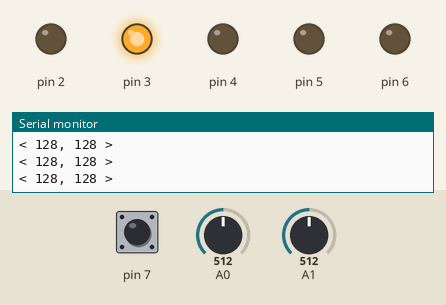
Recording of a sketch running on a simulated Arduino Uno, built with avr-gcc and run on an emulated ATmega328P. Parts: output pins drawn as LEDs (lit = HIGH), the last lines printed to the serial monitor. The test bench sets the inputs (shaded band); at power-on: A0 = 512, pin 7 HIGH, A1 = 512.

Above: at 1.2 s.
1.3 s: A0 set to 493
At 2.0 s:
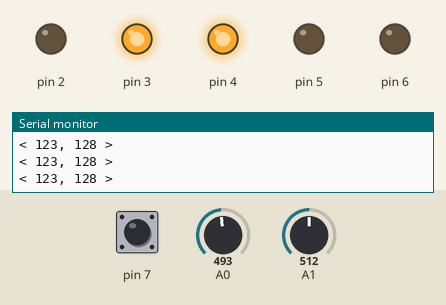
2.8 s: pin 7 pulled LOW for 0.15 s
At 2.88 s:
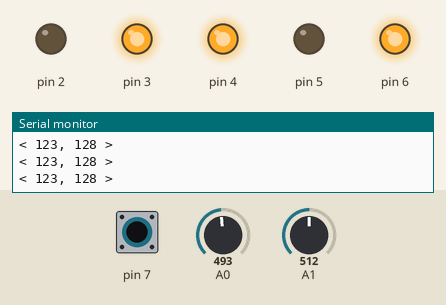
4.4 s: A0 set to 342
7.4 s: A0 set to 327
At 7.9 s:
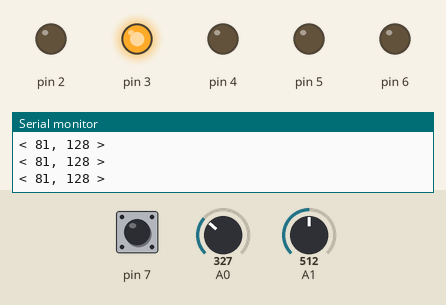
8.9 s: pin 7 pulled LOW for 1 s
At 9.7 s:
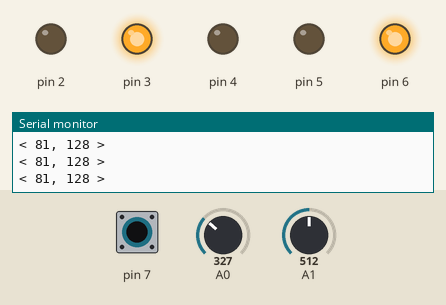
11.4 s: A0 set to 306
At 12.2 s:
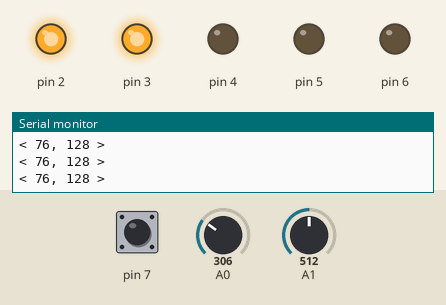
Timing chart, 0 to 13.9 s (numbered marks = the images above; inputs shaded):
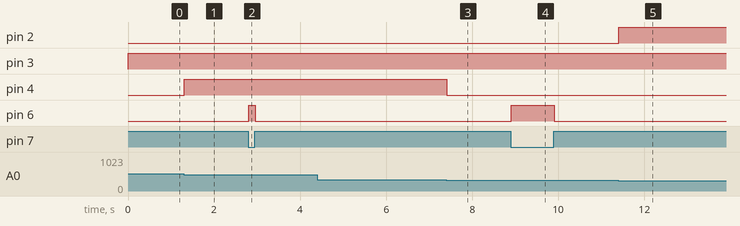

The sketch:

lab5Cps310.ino
```cpp
// Lab 5
// Marwa Kousar
// Student ID:
/*
Overview:
This program uses the Arduino’s ADC (Analog-to-Digital Converter) and digital I/O
to interface with a joystick and control five LEDs based on the joystick’s position
and button press. The joystick’s analog X and Y axis values, read from pins A0 and A1,
are converted into 8-bit digital values ranging from 0 to 255 using the ADC. These values
indicate the position of the joystick along each axis and are processed using AVR inline
assembly to determine directional movement. Depending on the direction (up, down, left, or right),
a corresponding green LED connected to PORTD is lit. Additionally, pressing the joystick button
activates a red LED. All digital I/O logic is implemented in assembly, while analog reading
and serial debugging are handled in C. The program runs in an infinite loop, constantly
reading input and updating outputs in real time.
*/


void analog_init() // Initializes the analog-to-digital converter (ADC) settings
{
  ADCSRA |= (1 << ADEN);  // enable ADC
  ADMUX  |= (1 << REFS0); // Vref AVcc page 255
  ADMUX  |= (1 << ADLAR); // Left justified output for 8bit mode
  ADCSRA |= (1 << ADSC);  // start conversion 1st time will take 25 cycles
}

uint8_t analog8(uint8_t channel) // Reads an 8-bit analog value from the specified channel (e.g., A0 or A1)
{
  ADMUX  &= 0xF0;     //Clearing the last 4 bits of ADMUX
  ADMUX  |= channel;  //Selecting channel (0 = A0, 1 = A1, etc.)
  ADCSRA |= (1 << ADSC); // Start ADC conversion
  while ( ADCSRA & ( 1 << ADSC ) ); // Wait until conversion finishes
  return ADCH;  // Return high byte (8-bit value between 0–255)
}

void setup() {
    Serial.begin(9600); // Start serial communication with 9600 baud rate
    analog_init(); // Initialize analog converter

    // Set PD2–PD6 as outputs for LEDs
    asm("sbi 0x0A, 2"); // Set bit 2 in PORTD for PD2 output
    asm("sbi 0x0A, 3"); // Set bit 3 in PORTD for PD3 output
    asm("sbi 0x0A, 4"); // Set bit 4 in PORTD for PD4 output
    asm("sbi 0x0A, 5"); // Set bit 5 in PORTD for PD5 output
    asm("sbi 0x0A, 6"); // Set bit 6 in PORTD for PD6 output RED LED for button press

    // Configure PD7 as input with pull-up resistor (SW pin of joystick)
    asm("cbi 0x0A, 7"); // Clear bit 7 in PORTD for PD7 input
    asm("sbi 0x0B, 7"); // Set pullup resistor for pin 7 in PORTD

}

void loop()
{

  asm(" start: "); // Start of loop label for rjmp
  // Read joystick's X and Y positions from A0 and A1
  int x_axis = analog8(0);       // Read from A0 (X axis)
  asm(" lds r16, 0x79 ");        // Load 8-bit X value into r16
  int y_axis = analog8(1);       // Read from A1 (Y axis)
  asm(" lds r17, 0x79 ");        // Load 8-bit Y value into r17

  // Click button logic here. Should the button LED be on or off?
  asm(" in r18, 0x09 "); // Load PIND into r18
  asm(" andi r18, 0x80 "); // Bit-mask the 7th bit
  asm(" cpi r18, 0x80 "); // Compare with 0x80
  asm(" brne click_on "); // If not zero, branch to click_on

  asm(" cbi 0x0B, 6 "); // Turn off Click LED RED LED (PD6)
  asm(" rjmp click_handled "); //Skip next section

  asm(" click_on: ");
  asm(" sbi 0x0B, 6 "); // Turn on LED RED LED (PD6) if button IS pressed

  asm(" click_handled: "); // Label used to jump to after handling the joystick button logic


  // Y Axis handlling
  asm(" cpi r17, 82 ");   //Compare Y axis to 82 (center)
  asm(" breq Y_Not_Moving "); //If equal, don't turn on any Y-direction LED

  asm(" cpi r17, 82");   // ; Compare again
  asm(" brlo Y_Moving_Up "); // If less than 82, joystick is UP

  asm(" cpi r17, 83");   // Compare again
  asm(" brge Y_Moving_Down "); // If greater than or equal to 83, joystick is DOWN

  asm(" Y_Moving_Up: "); // joystick up
  asm(" sbi 0x0B, 3 "); // Turn ON UP LED (PD3)
  asm(" cbi 0x0B, 5 "); // Turn OFF DOWN LED (PD5)
  asm(" rjmp y_axis_handled ");  // Jump to end of Y-axis logic after handling UP or DOWN movement

  asm(" Y_Not_Moving: "); // Label for when there is no vertical movement (joystick is centered on Y-axis)
  asm(" cbi 0x0B, 3 "); // Turn OFF UP LED
  asm(" cbi 0x0B, 5 "); // Turn OFF DOWN LED
  asm(" rjmp y_axis_handled "); // Jump to end of Y-axis logic after handling UP or DOWN movement


  asm(" Y_Moving_Down: "); // joystick down
  asm(" cbi 0x0B, 3 "); // Turn OFF UP LED
  asm(" sbi 0x0B, 5 "); // Turn ON DOWN LED
  asm(" rjmp y_axis_handled "); // Jump to end of Y-axis logic after handling UP or DOWN movement


  asm(" y_axis_handled: "); // Label for handling upward movement on the Y-axis (joystick pushed up)


  //X Axis handling
  asm(" cpi r16, 81 ");  // Compare X axis to 81 (center)
  asm(" breq X_Not_Moving "); // If equal, no X movement

  asm(" cpi r16, 81");  // Compare again
  asm(" brlo X_Moving_Left "); // If less than 81, joystick is LEFT

  asm(" cpi r16, 84");  // Compare again
  asm(" brge X_Moving_Right "); // If greater than or equal to 84, joystick is RIGHT

  asm(" rjmp x_axis_handled "); // Skip to the end if none match

  asm(" X_Moving_Left: ");  // Label for handling left movement on the X-axis (joystick pushed left)
  asm(" sbi 0x0B, 2 "); // Turn ON LEFT LED (PD2)
  asm(" cbi 0x0B, 4 "); // Turn OFF RIGHT LED (PD4)
  asm(" rjmp x_axis_handled "); // Jump to the end of X-axis logic to skip remaining checks

  asm(" X_Not_Moving: "); // x not moving
  asm(" cbi 0x0B, 2 "); // Turn OFF LEFT LED
  asm(" cbi 0x0B, 4 "); // Turn OFF RIGHT LED
  asm(" rjmp x_axis_handled "); // Jump to the end of X-axis logic to skip remaining checks


  asm(" X_Moving_Right: "); // joystick right
  asm(" cbi 0x0B, 2 "); // Turn OFF LEFT LED
  asm(" sbi 0x0B, 4 "); // Turn ON RIGHT LED
  asm(" rjmp x_axis_handled "); // Jump to the end of X-axis logic to skip remaining checks

  asm(" x_axis_handled: "); // marking the end of X-axis logic — used after handling LEFT/RIGHT/NONE


  // You can use this serial code for handy debugging.
    // It will let you observe the values coming out of your ADC.
  Serial.print("< "); // Prints the opening bracket for joystick X, Y values in serial monitor (for debugging)
  Serial.print(x_axis); // Print X value
  Serial.print(", "); // Prints the comma for joystick X, Y values in serial monitor (for debugging)
  Serial.print(y_axis); // Print Y value
  Serial.println(" >"); // Prints the closing bracket for joystick X, Y values in serial monitor (for debugging)
  delay(2); // Small delay to slow things down
  asm(" end: ");
  asm(" rjmp start "); // Loop back to the top
}
```

Measured:
- the behaviour switches between 512 and 511 on A0 (found by bisection; images 0 and 1)
- the behaviour switches between 328 and 327 on A0 (found by bisection; images 2 and 3)
- after the input at 1.3 s, pin 4: LOW → HIGH at once
- after the input at 2.8 s, pin 6: LOW → HIGH at once, → LOW 0.16 s later
- after the input at 7.4 s, pin 4: HIGH → LOW at once
- after the input at 8.9 s, pin 6: LOW → HIGH at once, → LOW 1.0 s later
- after the input at 11.4 s, pin 2: LOW → HIGH at once
